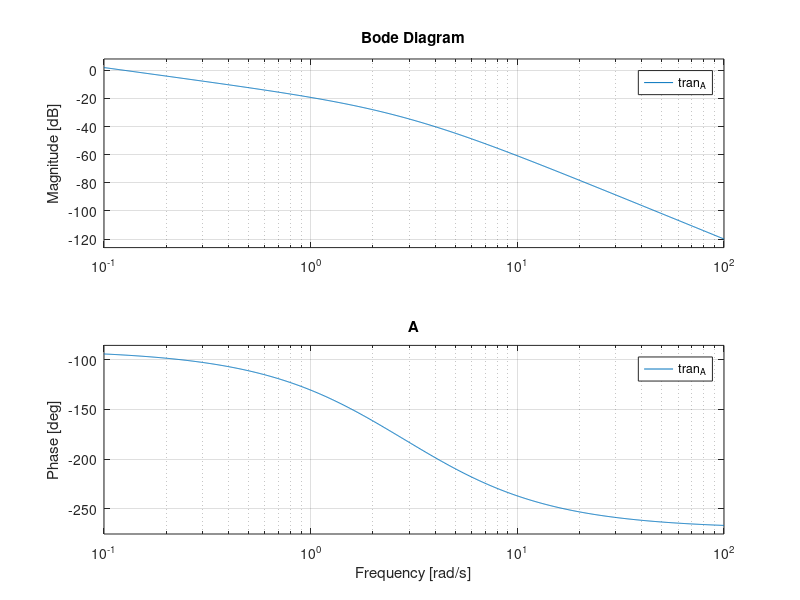
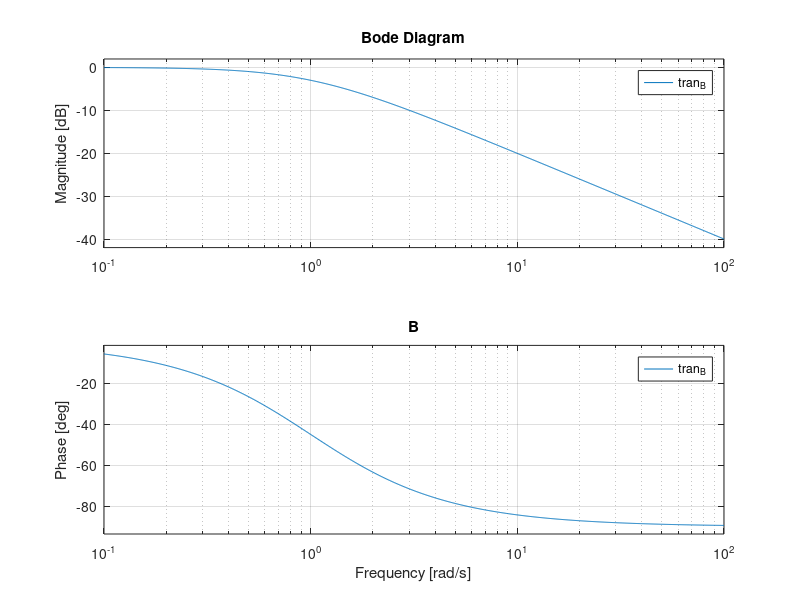
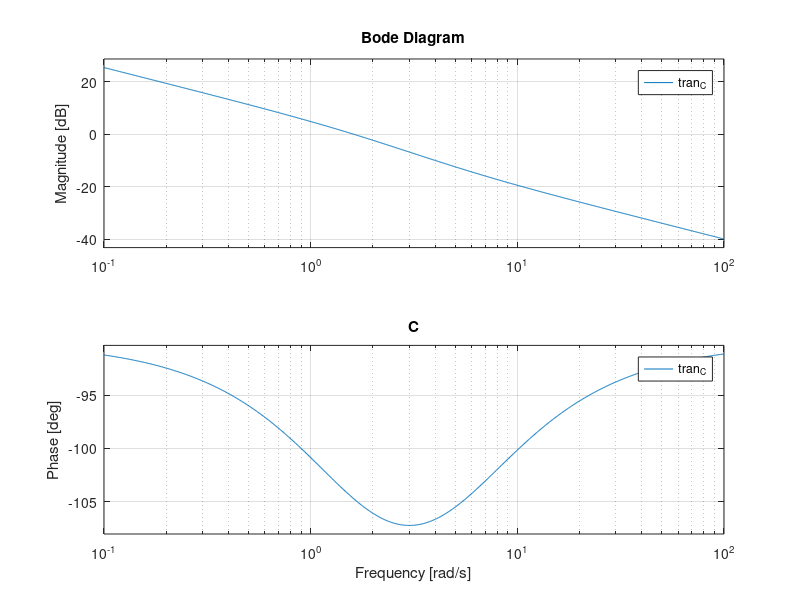
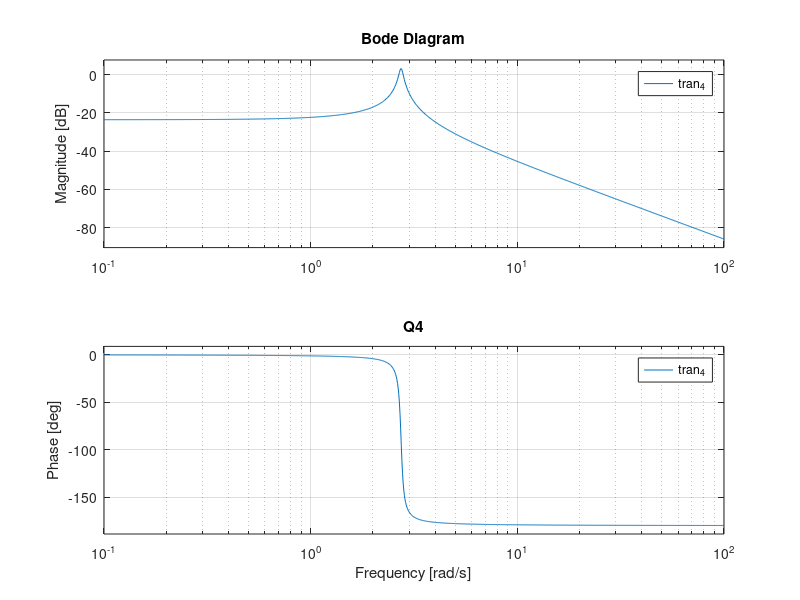

Recreate these plots in MATLAB, in order.
% Marcus Hall
% ME 352 Hmwk 4
% 3/13/19

figure
tran_A = tf([1],[1,6,8,0])
bode(tran_A)
title('A')

figure
tran_B = tf([1,5],[1,6,5])
bode(tran_B)
title('B')


figure
tran_C = tf([1,8,15],[1,6,8,0])
bode(tran_C)
title('C')

figure
tran_4 = tf([1],[2,0.25,15])
bode(tran_4)
title('Q4')

%% Question 5 %%

L = [2,0.25,15];
R = [50,0.4,80];
% converging the polynomials together
denom = conv(L,R);
tran_5 = tf([1],denom)
figure
bode(tran_5)
title('Q5')

